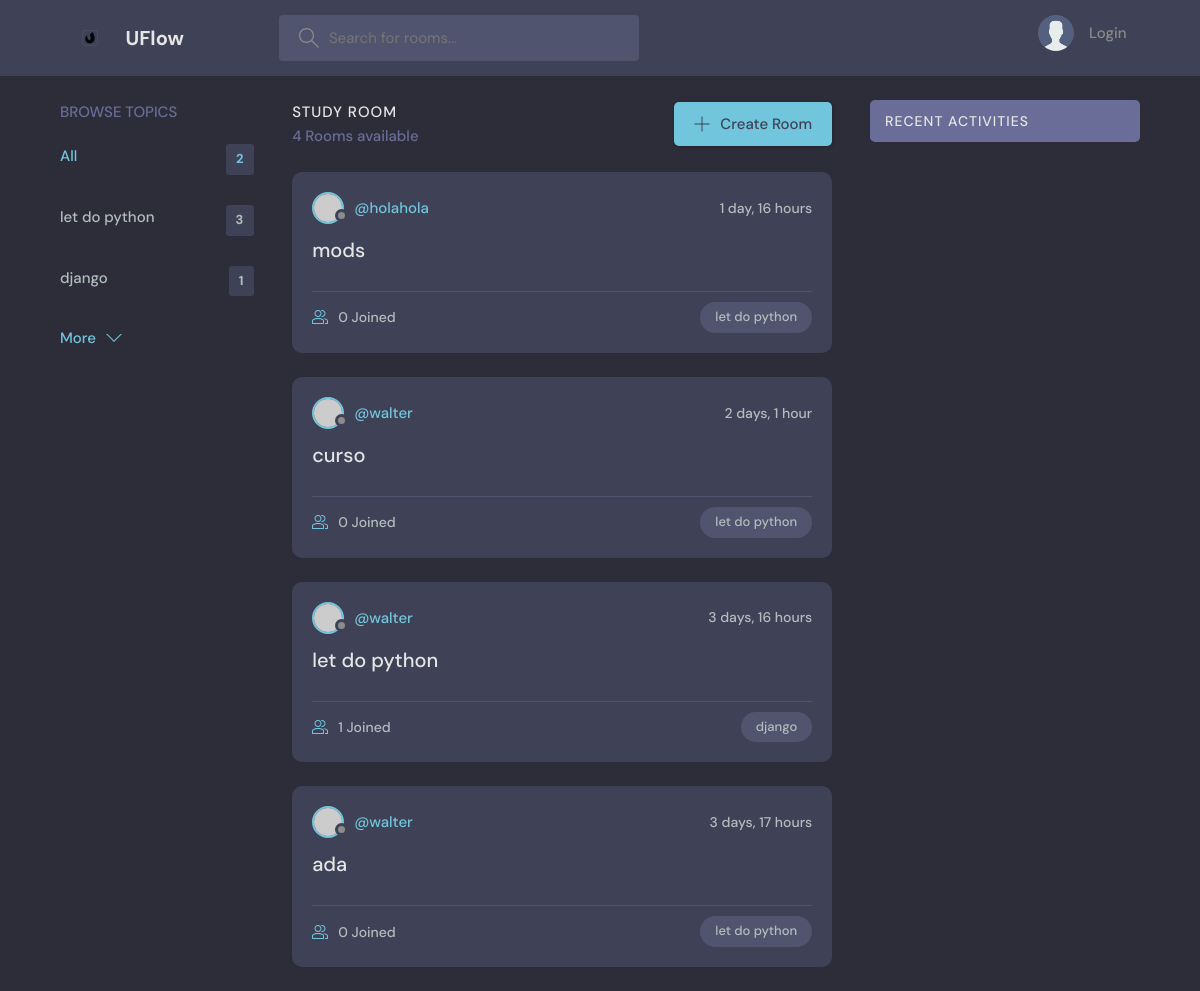
/, run on an earlier commit of the app's database.
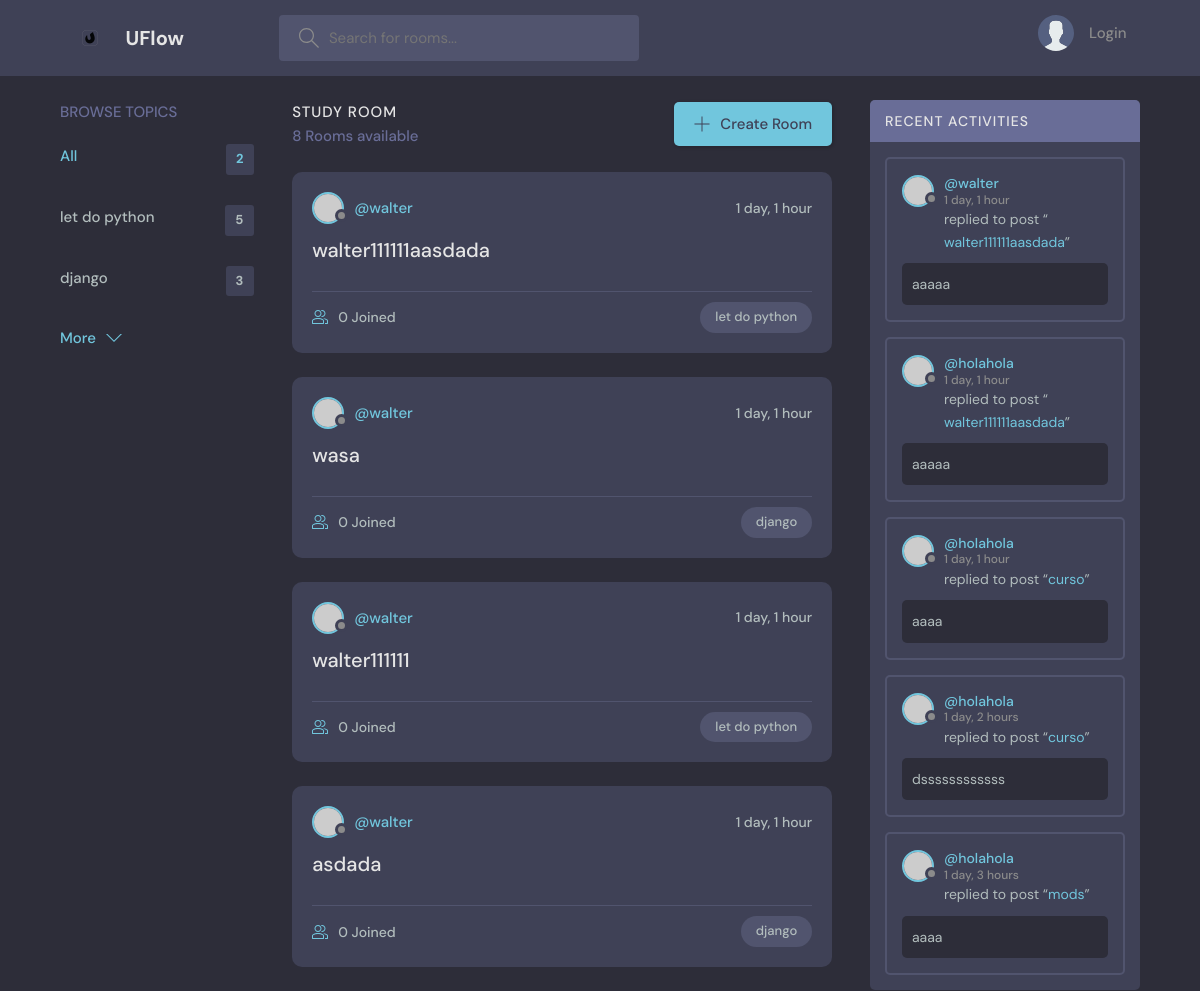
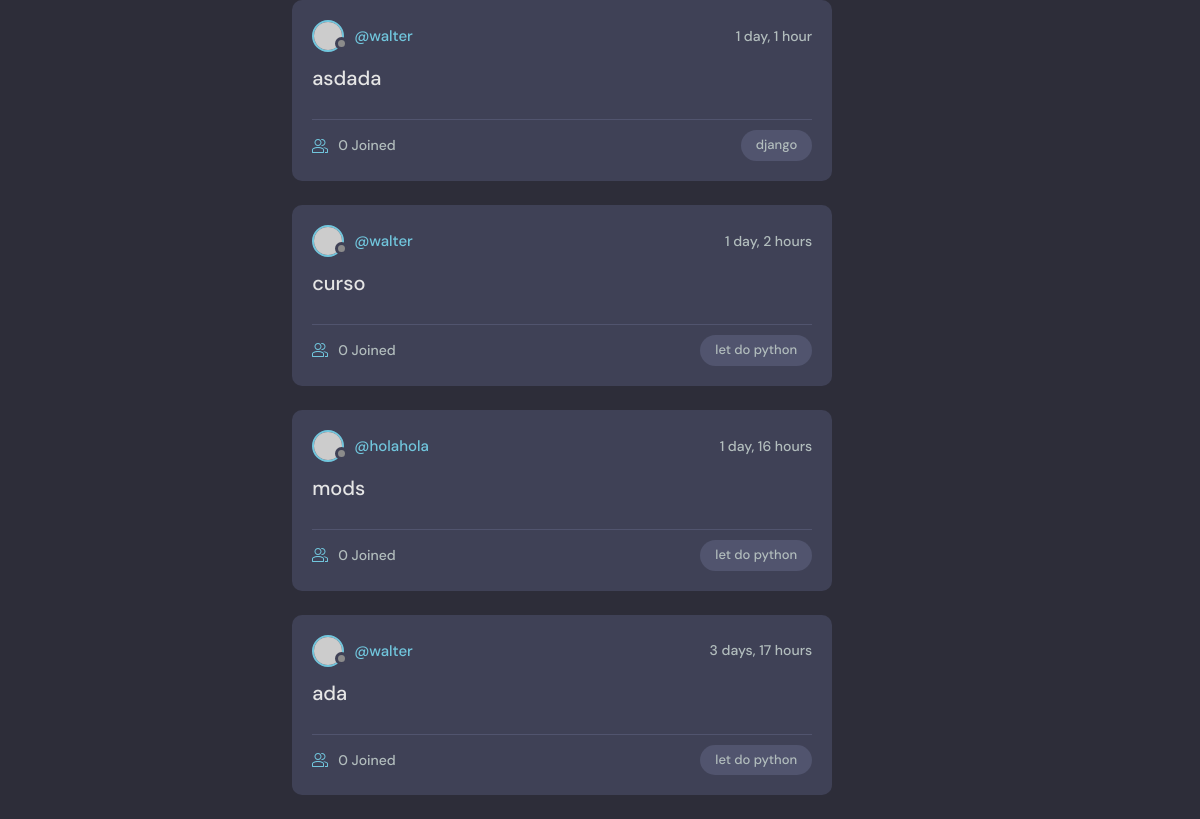
And on a later commit of the database (2 pictures, top to bottom).
### base/models.py (models this page shows, shortened)
class Topic(models.Model):
    name = models.CharField(max_length=200)

class Room(models.Model):
    host = models.ForeignKey(User, on_delete=models.CASCADE)
    topic = models.ForeignKey(Topic, on_delete=models.SET_NULL, null=True)
    name = models.CharField(max_length=200)
    description = models.TextField(null=True, blank=True)
    participants = models.ManyToManyField(User, related_name='participants', blank=True)
    updated = models.DateTimeField(auto_now=True)
    created = models.DateTimeField(auto_now_add=True)
    class Meta:
        ordering = ['-updated', '-created']
    def __str__(self):
        return self.name

class Message(models.Model):
    user = models.ForeignKey(User, on_delete=models.CASCADE)
    room = models.ForeignKey(Room, on_delete=models.CASCADE)
    body = models.TextField()
    updated = models.DateTimeField(auto_now=True)
    created = models.DateTimeField(auto_now_add=True)
    class Meta:
        ordering = ['-updated', '-created']
    def __str__(self):
        return self.body[0:50]

### base/views.py (the view)
# urls.py: 2. Add a URL to urlpatterns:  path('', views.home, name='home')
def home(request):
    q=request.GET.get('q') if request.GET.get('q') != None else ''
    rooms = Room.objects.filter(Q(topic__name__icontains=q) | Q(name__icontains=q) | Q(description__contains=q)) # Fetch all Room objects from the database
    topics = Topic.objects.all()[0:5]  # Fetch all Topic objects from the database
    room_count = rooms.count()  # Count the number of rooms
    room_messages = Message.objects.filter(Q(room__topic__name__icontains=q) | Q(room__name__icontains=q) | Q(room__description__contains=q))  # Fetch all messages related to the rooms
    context = {'rooms': rooms, 'topics':topics, 'room_count':room_count, 'room_messages':room_messages}  # Context dictionary to pass data to the template
    return render(request, 'base/home.html', context)  # Pass the rooms list to the template

### base/templates/base/home.html (shortened to what this page needs)
{% extends 'main.html' %}
{% block content %}
    <main class="layout layout--3">
      <div class="container">
        {% include 'base/topics_component.html' %}
        <div class="roomList">
          <div class="roomList__header">
            <div>
              <h2>Study Room</h2>
              <p>{{room_count}} Rooms available</p>
            </div>
            <a class="btn btn--main" href="{% url 'create-room' %}">
              <svg version="1.1" xmlns="http://www.w3.org/2000/svg" width="32" height="32" viewBox="0 0 32 32">
                <title>add</title>
                <path
                  d="M16.943 0.943h-1.885v14.115h-14.115v1.885h14.115v14.115h1.885v-14.115h14.115v-1.885h-14.115v-14.115z"
                ></path>
              </svg>
              Create Room
            </a>
          </div>
          {% include 'base/feed_component.html' %}
        </div>
        {% include 'base/activity_component.html' %}
      </div>
    </main>
    {% endblock content %}

### base/templates/base/topics_component.html
        <div class="topics">
            <div class="topics__header">
              <h2>Browse Topics</h2>
            </div>
            <ul class="topics__list">
              <li>
                <a href="{% url 'home' %}" class="active">All <span>{{topics.count}}</span></a>
              </li>
              {% for topic in topics%}
              <li>
                <a href="{% url 'home' %}?q={{topic.name}}">{{topic.name}}<span>{{topic.room_set.all.count}}</span></a>
              </li>
              {% endfor %}
            </ul>
            <a class="btn btn--link" href="{% url 'topics' %}">
              More
              <svg version="1.1" xmlns="http://www.w3.org/2000/svg" width="32" height="32" viewBox="0 0 32 32">
                <title>chevron-down</title>
                <path d="M16 21l-13-13h-3l16 16 16-16h-3l-13 13z"></path>
              </svg>
            </a>
          </div>

### base/templates/base/feed_component.html (shortened to what this page needs)
{% for room in rooms %}
<div class="roomListRoom">
    <div class="roomListRoom__header">
      <a href="{% url 'user-profile' room.host.id %}" class="roomListRoom__author">
        <div class="avatar avatar--small">
          <img src="https://randomuser.me/api/portraits/women/11.jpg" />
        </div>
        <span>@{{room.host.username}}</span>
      </a>
      <div class="roomListRoom__actions">
        <span>{{room.created|timesince}}</span>
      </div>
    </div>
    <div class="roomListRoom__content">
      <a href="{% url 'room' room.id %}">{{room.name}}</a>
    </div>
    <div class="roomListRoom__meta">
      <a href="{% url 'room' room.id %}" class="roomListRoom__joined">
        {{room.participants.count}} Joined
      </a>
      <p class="roomListRoom__topic">{{room.topic.name}}</p>
    </div>
        </div>
{% endfor %}

### base/templates/base/activity_component.html (shortened to what this page needs)
<div class="activities">
    <div class="activities__header">
      <h2>Recent Activities</h2>
    </div>
    {% for message in room_messages %}
    <div class="activities__box">
      <div class="activities__boxHeader roomListRoom__header">
        <a href="{%url 'user-profile' message.user.id %}" class="roomListRoom__author">
          <div class="avatar avatar--small">
            <img src="https://randomuser.me/api/portraits/women/11.jpg" />
          </div>
          <p>
            @{{message.user.username}}
            <span>{{message.created|timesince}}</span>
          </p>
        </a>
      </div>
      <div class="activities__boxContent">
        <p>replied to post “<a href="{% url 'room' message.room.id %}">{{message.room}}</a>”</p>
        <div class="activities__boxRoomContent">
            {{message}}
        </div>
      </div>
    </div>
    {% endfor %}
  </div>

What changed in the data, as far as the page shows it:
removed Room: host.username "walter", created "2 days, 1 hour", name "curso", participants.count "0", topic.name "let do python"
removed Room: host.username "walter", created "3 days, 16 hours", name "let do python", participants.count "1", topic.name "django"
computed for Topic "let do python": room_set.all.count "3" → "5"
computed for Topic "django": room_set.all.count "1" → "3"
added Room: host.username "walter", created "1 day, 1 hour", name "walter111111aasdada", participants.count "0", topic.name "let do python"
added Room: host.username "walter", created "1 day, 1 hour", name "wasa", participants.count "0", topic.name "django"
added Room: host.username "walter", created "1 day, 1 hour", name "walter111111", participants.count "0", topic.name "let do python"
added Room: host.username "walter", created "1 day, 1 hour", name "asdada", participants.count "0", topic.name "django"
added Room: host.username "walter", created "1 day, 1 hour", name "asdada", participants.count "0", topic.name "django"
added Room: host.username "walter", created "1 day, 2 hours", name "curso", participants.count "0", topic.name "let do python"
added Message: user.username "walter", created "1 day, 1 hour", room "walter111111aasdada", body "aaaaa"
added Message: user.username "holahola", created "1 day, 1 hour", room "walter111111aasdada", body "aaaaa"
added Message: user.username "holahola", created "1 day, 1 hour", room "curso", body "aaaa"
added Message: user.username "holahola", created "1 day, 2 hours", room "curso", body "dssssssssssss"
added Message: user.username "holahola", created "1 day, 3 hours", room "mods", body "aaaa"
Also different on the page:
{{ room_count }}: "4" → "8"
